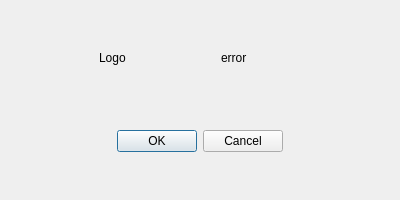
<?xml version="1.0" encoding="UTF-8"?>
<ui version="4.0">
 <class>Dialog</class>
 <widget class="QDialog" name="Dialog">
  <property name="geometry">
   <rect>
    <x>0</x>
    <y>0</y>
    <width>400</width>
    <height>200</height>
   </rect>
  </property>
  <property name="minimumSize">
   <size>
    <width>400</width>
    <height>200</height>
   </size>
  </property>
  <property name="maximumSize">
   <size>
    <width>400</width>
    <height>200</height>
   </size>
  </property>
  <property name="windowTitle">
   <string>Confirmation</string>
  </property>
  <property name="styleSheet">
   <string notr="true"/>
  </property>
  <layout class="QHBoxLayout" name="horizontalLayout">
   <item>
    <widget class="QWidget" name="mainWidget" native="true">
     <layout class="QVBoxLayout" name="verticalLayout">
      <item>
       <widget class="QWidget" name="widget_2" native="true">
        <layout class="QHBoxLayout" name="horizontalLayout_2">
         <item>
          <widget class="QWidget" name="widget_4" native="true">
           <layout class="QHBoxLayout" name="horizontalLayout_3">
            <item alignment="Qt::AlignHCenter|Qt::AlignVCenter">
             <widget class="QLabel" name="confirmationLogo">
              <property name="text">
               <string>Logo</string>
              </property>
             </widget>
            </item>
           </layout>
          </widget>
         </item>
         <item>
          <widget class="QFrame" name="frame">
           <layout class="QVBoxLayout" name="verticalLayout_3">
            <item>
             <widget class="QWidget" name="widget_5" native="true">
              <layout class="QHBoxLayout" name="horizontalLayout_4">
               <item alignment="Qt::AlignLeft|Qt::AlignVCenter">
                <widget class="QLabel" name="text">
                 <property name="text">
                  <string>error</string>
                 </property>
                </widget>
               </item>
              </layout>
             </widget>
            </item>
           </layout>
          </widget>
         </item>
        </layout>
       </widget>
      </item>
      <item>
       <widget class="QWidget" name="widget_3" native="true">
        <layout class="QVBoxLayout" name="verticalLayout_2">
         <item alignment="Qt::AlignHCenter|Qt::AlignVCenter">
          <widget class="QDialogButtonBox" name="buttonBox">
           <property name="standardButtons">
            <set>QDialogButtonBox::Cancel|QDialogButtonBox::Ok</set>
           </property>
          </widget>
         </item>
        </layout>
       </widget>
      </item>
     </layout>
    </widget>
   </item>
  </layout>
 </widget>
 <resources/>
 <connections/>
</ui>
